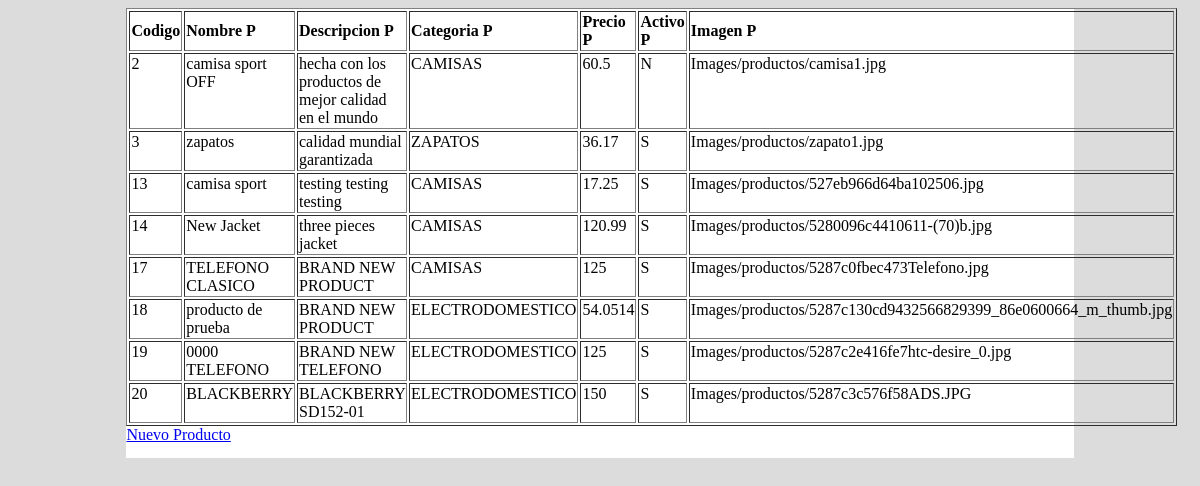
Page /verProductos.php on the committed database.
### tables this page shows
CREATE TABLE `producto` (
  `id_p` int(11) NOT NULL AUTO_INCREMENT,
  `imagen_p` varchar(250) DEFAULT NULL,
  `nombre_p` varchar(40) DEFAULT NULL,
  `descripcion_p` varchar(250) DEFAULT NULL,
  `categoria_p` varchar(40) DEFAULT NULL,
  `precio_p` float DEFAULT '0',
  `activo_p` varchar(2) DEFAULT 'N',
  `existencia_p` int(11) DEFAULT NULL,
  `fecha_p` date DEFAULT NULL,
  `marca_p` varchar(120) DEFAULT NULL,
  `costo_p` float DEFAULT '0',
  PRIMARY KEY (`id_p`),
  UNIQUE KEY `id_p_UNIQUE` (`id_p`)
);

### verProductos.php (the view, shortened to what this page needs)
<!DOCTYPE html>
<html>
    <head>
        <link href="assets/css/main.css" rel="stylesheet" type="text/css" />
    </head>
    <body>
        <div class="contenedor">
            <?php
            echo "<table border=1 >";
            echo "<tr>";
            echo "<td><b>Codigo</b></td>";
            echo "<td><b>Nombre P</b></td>";
            echo "<td><b>Descripcion P</b></td>";
            echo "<td><b>Categoria P</b></td>";
            echo "<td><b>Precio P</b></td>";
            echo "<td><b>Activo P</b></td>";
            echo "<td><b>Imagen P</b></td>";
            echo "</tr>";
            $result = mysql_query("SELECT * FROM `producto`") or trigger_error(mysql_error());
            while ($row = mysql_fetch_array($result)) {
                foreach ($row AS $key => $value) {
                    $row[$key] = stripslashes($value);
                }
                echo "<tr>";
                echo "<td valign='top'>" . nl2br($row['id_p']) . "</td>";
                echo "<td valign='top'>" . nl2br($row['nombre_p']) . "</td>";
                echo "<td valign='top'>" . nl2br($row['descripcion_p']) . "</td>";
                echo "<td valign='top'>" . nl2br($row['categoria_p']) . "</td>";
                echo "<td valign='top'>" . nl2br($row['precio_p']) . "</td>";
                echo "<td valign='top'>" . nl2br($row['activo_p']) . "</td>";
                echo "<td valign='top'>" . nl2br($row['imagen_p']) . "</td>";
                echo "</tr>";
            }
            echo "</table>";
            echo "<a href=agregarProducto.php>Nuevo Producto</a>";
            ?>
        </div>
    </body>
</html>

### assets/css/main.css (style rules this page uses)
body { background: gainsboro; }
.contenedor { display: block; background: #FFF; height: 450px; margin:auto; width: 80%; }

### rows in the picture
producto: id_p "2", nombre_p "camisa sport OFF", descripcion_p "hecha con los productos de mejor calidad en el mundo", categoria_p "CAMISAS", precio_p "60.5", activo_p "N", imagen_p "Images/productos/camisa1.jpg"
producto: id_p "3", nombre_p "zapatos", descripcion_p "calidad mundial garantizada", categoria_p "ZAPATOS", precio_p "36.17", activo_p "S", imagen_p "Images/productos/zapato1.jpg"
producto: id_p "13", nombre_p "camisa sport", descripcion_p "testing testing testing", categoria_p "CAMISAS", precio_p "17.25", activo_p "S", imagen_p "Images/productos/527eb966d64ba102506.jpg"
producto: id_p "14", nombre_p "New Jacket", descripcion_p "three pieces jacket", categoria_p "CAMISAS", precio_p "120.99", activo_p "S", imagen_p "Images/productos/5280096c4410611-(70)b.jpg"
producto: id_p "17", nombre_p "TELEFONO CLASICO", descripcion_p "BRAND NEW PRODUCT", categoria_p "CAMISAS", precio_p "125", activo_p "S", imagen_p "Images/productos/5287c0fbec473Telefono.jpg"
producto: id_p "18", nombre_p "producto de prueba", descripcion_p "BRAND NEW PRODUCT", categoria_p "ELECTRODOMESTICO", precio_p "54.0514", activo_p "S", imagen_p "Images/productos/5287c130cd9432566829399_86e0600664_m_thumb.jpg"
producto: id_p "19", nombre_p "0000 TELEFONO", descripcion_p "BRAND NEW TELEFONO", categoria_p "ELECTRODOMESTICO", precio_p "125", activo_p "S", imagen_p "Images/productos/5287c2e416fe7htc-desire_0.jpg"
producto: id_p "20", nombre_p "BLACKBERRY", descripcion_p "BLACKBERRY SD152-01", categoria_p "ELECTRODOMESTICO", precio_p "150", activo_p "S", imagen_p "Images/productos/5287c3c576f58ADS.JPG"
